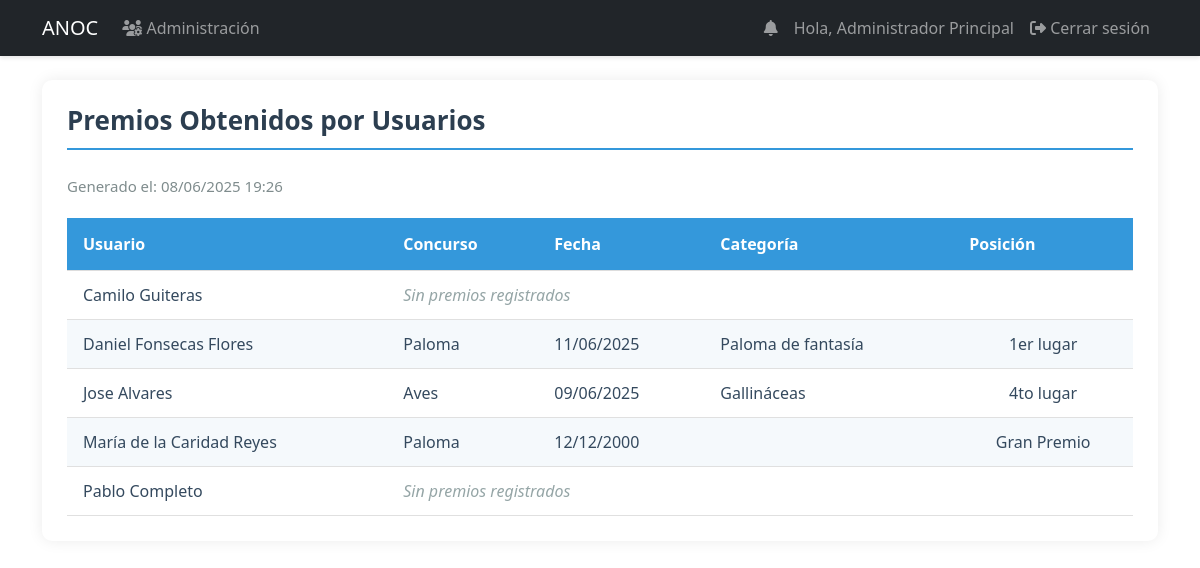
/reports/awards (signed in), run on an earlier commit of the app's database.
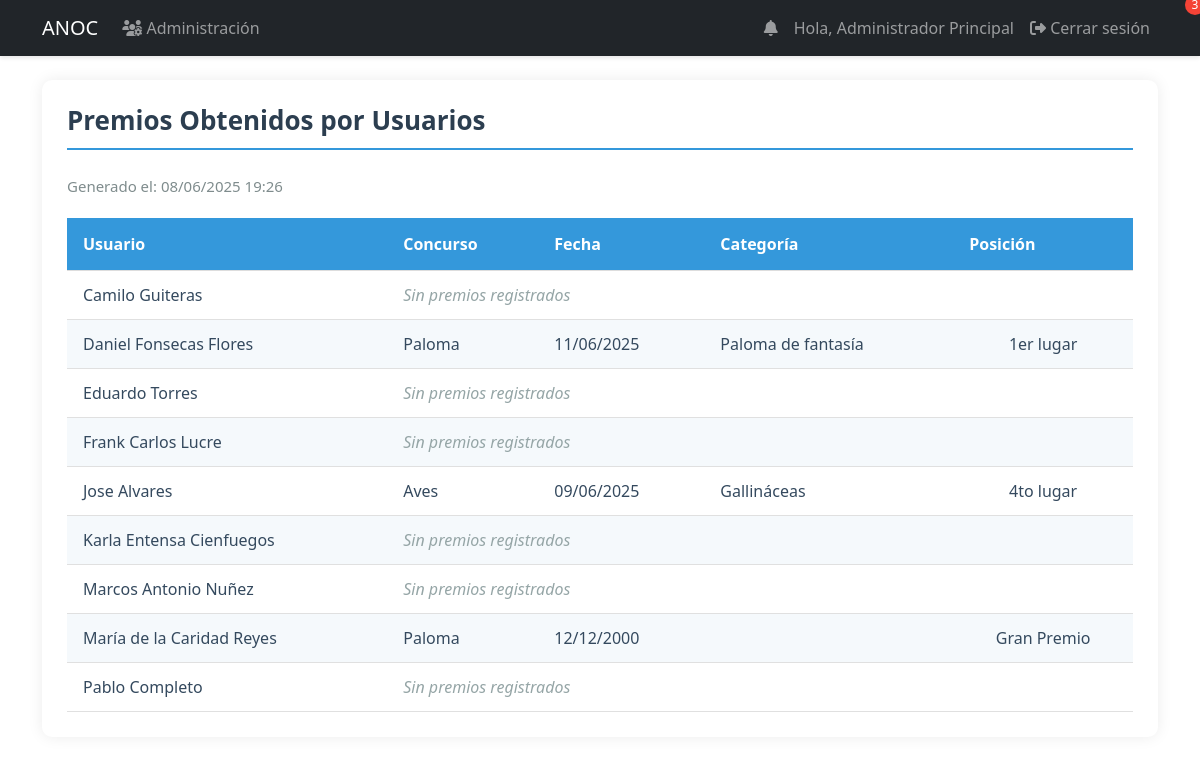
And on a later commit of the database.
### models.py (models this page shows, shortened)
class User(UserMixin, db.Model):
    id = db.Column(db.Integer, primary_key=True)
    username = db.Column(db.String(80), unique=True, nullable=False, index=True)
    email = db.Column(db.String(120), unique=True, nullable=False, index=True)
    password_hash = db.Column(db.String(128))
    role = db.Column(db.String(20), default='user')  # 'admin', 'specialist', 'dependiente', 'user'
    is_associated = db.Column(db.Boolean, default=False, nullable=False)
    full_name = db.Column(db.String(100), nullable=False)
    phone = db.Column(db.String(20), nullable=False)
    profile_image = db.Column(db.String(255))  # Ruta de la imagen de perfil
    last_login = db.Column(db.DateTime)  # Fecha del último inicio de sesión
    is_active = db.Column(db.Boolean, default=True)  # Para manejar cuentas activas/inactivas
    address = db.Column(db.String(200))  # Nuevo campo para dirección
    birds = db.relationship('UserBirds', backref='user', lazy=True, cascade='all, delete-orphan')
    awards = db.relationship('Award', backref='user', lazy=True, cascade='all, delete-orphan')
    notifications = db.relationship('Notification', backref='user', lazy=True)

class Award(db.Model):
    id = db.Column(db.Integer, primary_key=True)
    user_id = db.Column(db.Integer, db.ForeignKey('user.id'), nullable=False)
    contest_name = db.Column(db.String(200), nullable=False)
    award_date = db.Column(db.Date, nullable=False)
    description = db.Column(db.Text)
    category = db.Column(db.String(100))  # Categoría en la que se ganó el premio
    position = db.Column(db.String)  # Posición obtenida (1ro, 2do, etc.)

### app.py (the view)
@app.route('/reports/awards')
@login_required
def awards_report():
    if current_user.role not in ['admin', 'specialist']:
        abort(403)
    associates = db.session.execute(
        select(User)
        .where(User.is_associated == True)
        .order_by(User.full_name)
        .options(db.subqueryload(User.awards))  # Cambiado a subqueryload
    ).scalars().unique().all()  # Añadido unique() y all()
    return render_template('reports/awards_report.html',
                         associates=associates,
                         now=datetime.utcnow())

### app.py (called while the page is built)
@login_manager.user_loader
def load_user(user_id):
    return db.session.get(User, int(user_id))

### templates/reports/awards_report.html (shortened to what this page needs)
{% extends "base.html" %}
{% block content %}
<div class="report-container">
    <h2 class="report-title">Premios Obtenidos por Usuarios</h2>
    <div class="report-header">
        <div class="report-meta">
            <span>Generado el: {{ now.strftime('%d/%m/%Y %H:%M') }}</span>
        </div>
    </div>
    <table class="report-table">
        <thead>
            <tr>
                <th>Usuario</th>
                <th>Concurso</th>
                <th>Fecha</th>
                <th>Categoría</th>
                <th>Posición</th>
            </tr>
        </thead>
        <tbody>
            {% for user in associates %}
                {% for award in user.awards %}
                <tr>
                    <td>{{ user.full_name }}</td>
                    <td>{{ award.contest_name }}</td>
                    <td>{{ award.award_date.strftime('%d/%m/%Y') }}</td>
                    <td>{{ award.category }}</td>
                    <td class="text-center">{{ award.position }}</td>
                </tr>
                {% else %}
                <tr>
                    <td>{{ user.full_name }}</td>
                    <td colspan="4" class="text-muted">Sin premios registrados</td>
                </tr>
                {% endfor %}
            {% endfor %}
        </tbody>
    </table>
</div>
{% endblock %}

What changed in the data, as far as the page shows it:
added User: full_name "Eduardo Torres"
added User: full_name "Frank Carlos Lucre"
now on this page (row edited): User: full_name "Karla Entensa Cienfuegos"
added User: full_name "Marcos Antonio Nuñez"
